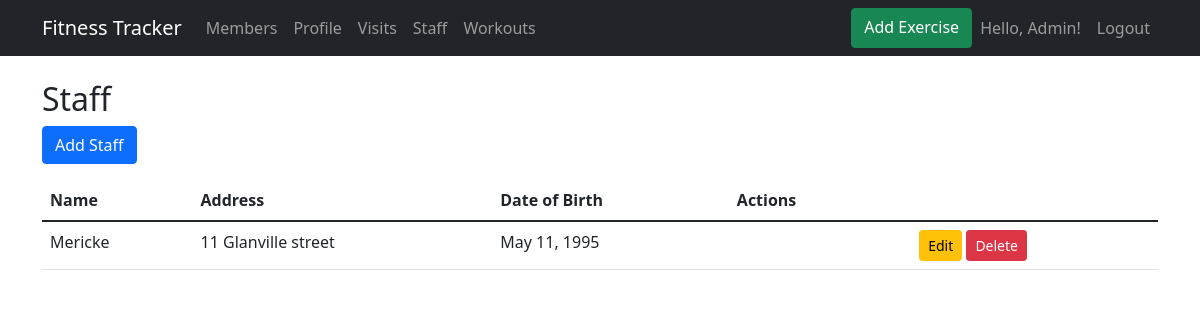
Page /staff/ (signed in) on the committed database.
### accounts/models.py (models this page shows)
class CustomUser(AbstractUser):
    ROLES = (
        ('ADMIN', 'Admin'),
        ('STAFF', 'Staff'),
        ('VISITOR', 'Visitor'),
    )
    role = models.CharField(max_length=10, choices=ROLES, default='VISITOR')

### staff/models.py (models this page shows, shortened)
class Staff(models.Model):
    name = models.CharField(max_length=100)
    address = models.TextField()
    date_of_birth = models.DateField()
    created_at = models.DateTimeField(auto_now_add=True)
    updated_at = models.DateTimeField(auto_now=True)

### staff/views.py (the view)
# urls.py: path('', views.staff_list, name='staff_list'),
@login_required
@user_passes_test(lambda u: u.role == 'ADMIN')
def staff_list(request):
    staff_members = Staff.objects.all()
    return render(request, 'staff/staff_list.html',
                  {'staff_members': staff_members})

### staff/templates/staff/staff_list.html
{% extends 'base.html' %}
{% block content %}
<h2>Staff</h2>
<a href="{% url 'staff_create' %}" class="btn btn-primary mb-3">Add Staff</a>
<table class="table">
    <thead>
        <tr>
            <th>Name</th>
            <th>Address</th>
            <th>Date of Birth</th>
            <th>Actions</th>
        </tr>
    </thead>
    <tbody>
        {% for staff in staff_members %}
        <tr>
            <td>{{ staff.name }}</td>
            <td>{{ staff.address }}</td>
            <td>{{ staff.date_of_birth }}</td>
            <td>{{ staff.role }}</td>
            <td>{{ staff.email }}</td>
            <td>
                <a href="{% url 'staff_update' staff.pk %}" class="btn btn-sm btn-warning">Edit</a>
                <a href="{% url 'staff_delete' staff.pk %}" class="btn btn-sm btn-danger">Delete</a>
            </td>
        </tr>
        {% endfor %}
    </tbody>
</table>
{% endblock %}

### templates/base.html (shortened to what this page needs)
{% load static %}
<!DOCTYPE html>
<html>
<head>
    <link href="https://cdn.jsdelivr.net/npm/bootstrap@5.1.3/dist/css/bootstrap.min.css" rel="stylesheet">
</head>
<body>
    <nav class="navbar navbar-expand-lg navbar-dark bg-dark">
        <div class="container">
            <a class="navbar-brand" href="{% url 'home' %}">Fitness Tracker</a>
            <div class="collapse navbar-collapse">
                <ul class="navbar-nav me-auto">
                    {% if user.is_authenticated and user.role == 'ADMIN' %}
                        <li class="nav-item">
                            <a class="nav-link" href="{% url 'member_list' %}">Members</a>
                        </li>
                    {% endif %}
                    {% if user.is_authenticated %}
                        <li class="nav-item">
                            <a class="nav-link" href="{% url 'profile' %}">Profile</a>
                        </li>
                        {% if user.role == 'ADMIN' %}
                        <li class="nav-item">
                            <a class="nav-link" href="{% url 'visit_list' %}">Visits</a>
                        </li>
                            <li class="nav-item">
                                <a class="nav-link" href="{% url 'staff_list' %}">Staff</a>
                            </li>
                        {% endif %}
                        <li class="nav-item">
                            <a class="nav-link" href="{% url 'workout_list' %}">Workouts</a>
                        </li>
                    {% endif %}
                </ul>
                <ul class="navbar-nav">
                    <a href="{% url 'exercise_create' %}" class="btn btn-success">
                         Add Exercise
                    </a>
                    {% if user.is_authenticated %}
                        <li class="nav-item">
                            <span class="nav-link">Hello, {{ user.username }}!</span>
                        </li>
                        <li class="nav-item">
                            <a class="nav-link" href="{% url 'logout' %}">Logout</a>
                        </li>
                    {% endif %}
                </ul>
            </div>
        </div>
    </nav>
    <div class="container mt-4">
        {% block content %}{% endblock %}
    </div>
</body>
</html>

### rows in the picture
CustomUser: username "Admin"
Staff: name "Mericke", address "11 Glanville street", date_of_birth "May 11, 1995"
